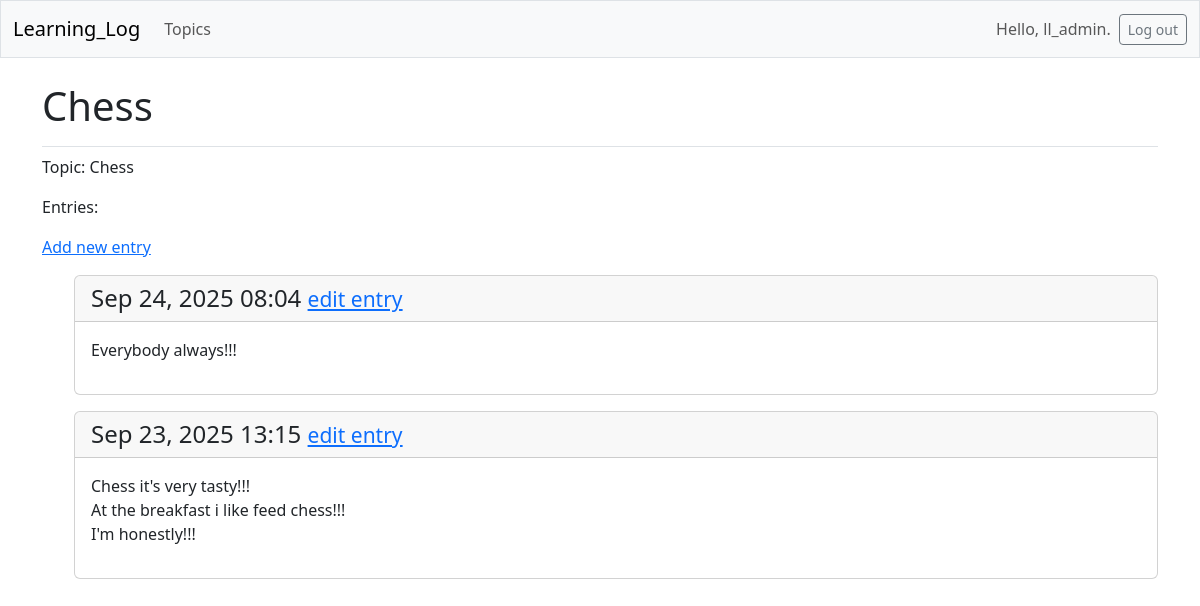
The page /topics/1/ (signed in) on the database its author committed.
### learning_logs/models.py (models this page shows)
class Topic(models.Model):
    text = models.CharField(max_length=200)
    date_added =models.DateTimeField(auto_now_add=True)
    owner = models.ForeignKey(User, on_delete=models.CASCADE)

class Entry(models.Model):
    topic = models.ForeignKey(Topic, on_delete=models.CASCADE)
    text = models.TextField()
    date_added = models.DateTimeField(auto_now_add=True)

### learning_logs/views.py (the view)
# urls.py: path('topics/<int:topic_id>/', views.topic, name='topic'),
@login_required
def topic(request, topic_id):
    topic = Topic.objects.get(id=topic_id)
    if topic.owner != request.user:
        raise Http404
    entries = topic.entry_set.order_by('-date_added')
    context = {'topic': topic, 'entries': entries}
    return render(request , 'learning_logs/topic.html', context)

### learning_logs/templates/learning_logs/topic.html
{% extends 'learning_logs/base.html' %}
{% block page_header %}
  <h1>{{ topic.text }}</h1>
{% endblock page_header %}
{% block content %}
  <p>Topic: {{ topic.text }}</p>
  <p>Entries:</p>
  <p>
    <a href="{% url 'learning_logs:new_entry' topic.id %}">Add new entry</a>
  </p>
  <ul>
    {% for entry in entries %}
      <div class="card mb-3">
        <h4 class="card-header">
          {{ entry.date_added|date:'M d, Y H:i' }}
          <small><a href="{% url 'learning_logs:edit_entry' entry.id %}">
            edit entry</a></small>
        </h4>
        <div class="card-body">{{ entry.text|linebreaks }}</div>
      </div>
    {% empty %}
      <p>There are no entries for this topic yet.</p>
    {% endfor %}
{% endblock content %}

### learning_logs/templates/learning_logs/base.html (shortened to what this page needs)
<!doctype html>
<html lang="en">
  <head>
    {% load django_bootstrap5 %}
    {% bootstrap_css %}
  </head>
  <body>
     <nav class="navbar navbar-expand-md navbar-light bg-light mb-4 border">
       <div class="container-fluid">
        <a class="navbar-brand" href="{% url 'learning_logs:index' %}">
            Learning_Log</a>
        <div class="collapse navbar-collapse" id="navbarCollapse">
          <ul class="navbar-nav me-auto mb-2 mb-md-0">
            <li class="nav-item">
              <a class="nav-link" href="{% url 'learning_logs:topics' %}">
                Topics</a></li>
          </ul>
          <ul class="navbar-nav ms-auto mb-2 mb-md-0">
            {% if user.is_authenticated %}
              <li class="nav-item">
                <span class="navbar-text me-2">Hello, {{ user.username }}.
                  </span></li>
            {% endif %}
          </ul>
          {% if user.is_authenticated %}
            <form action="{% url 'accounts:logout' %}" method="post">
              <button name='submit' class='btn btn-outline-secondary btn-sm'>
                Log out</button>
            </form>
          {% endif %}
        </div>
        </div>
        </nav>
        <main class="container">
          <div class="pb-2 mb-2 border-bottom">
            {% block page_header %}{% endblock page_header %}
          </div>
            {% block content %}{% endblock content %}
        </main>
      </body>
      </html>

### rows shown on the page
Topic: text "Chess"
Entry: date_added "Sep 24, 2025 08:04", text "Everybody always!!!"
Entry: date_added "Sep 23, 2025 13:15", text "Chess it's very tasty!!! At the breakfast i like feed chess!!! I'm honestly!!!"

### other values the page prints
{{ user.username }} "ll_admin"
